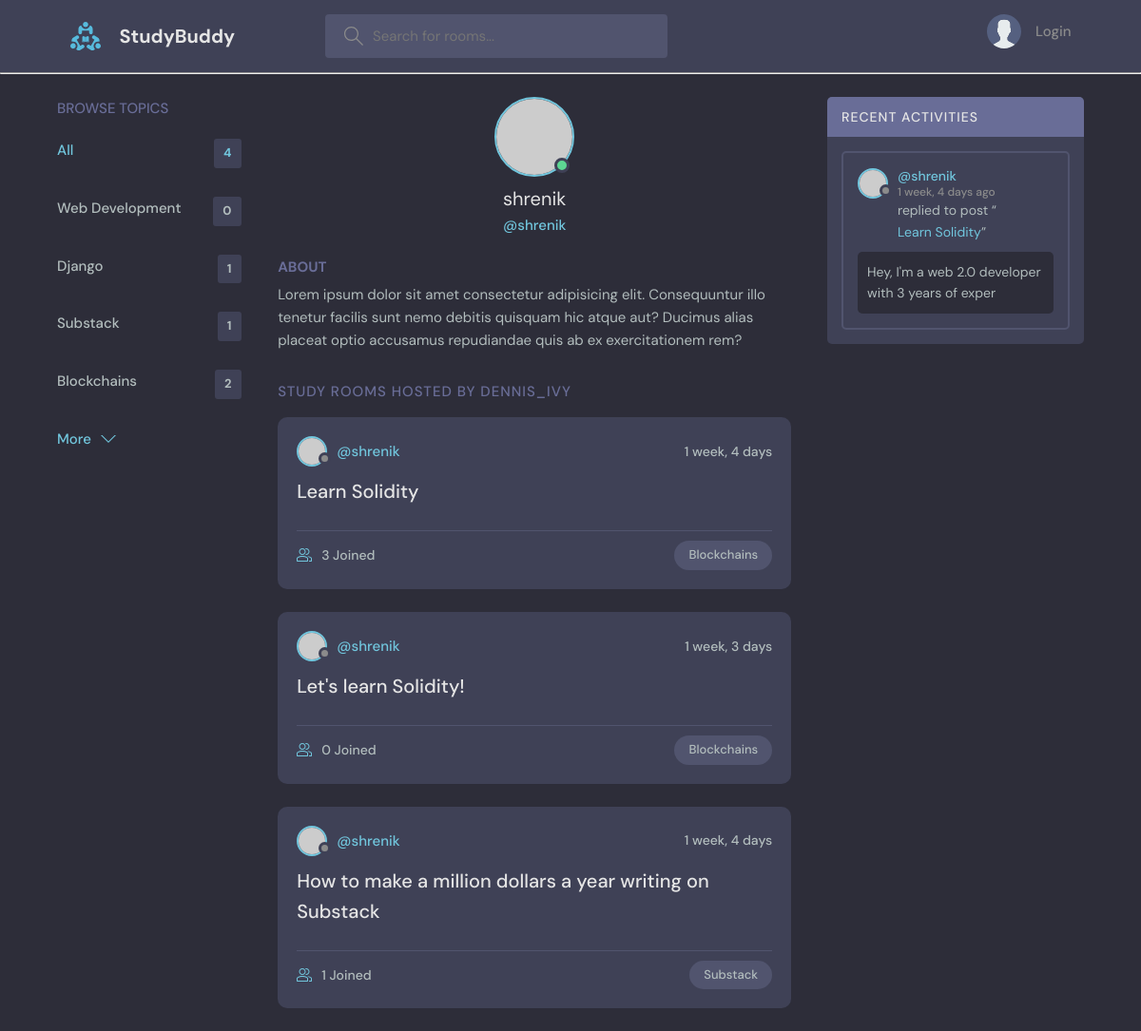
/profile/1/, run on an earlier commit of the app's database.
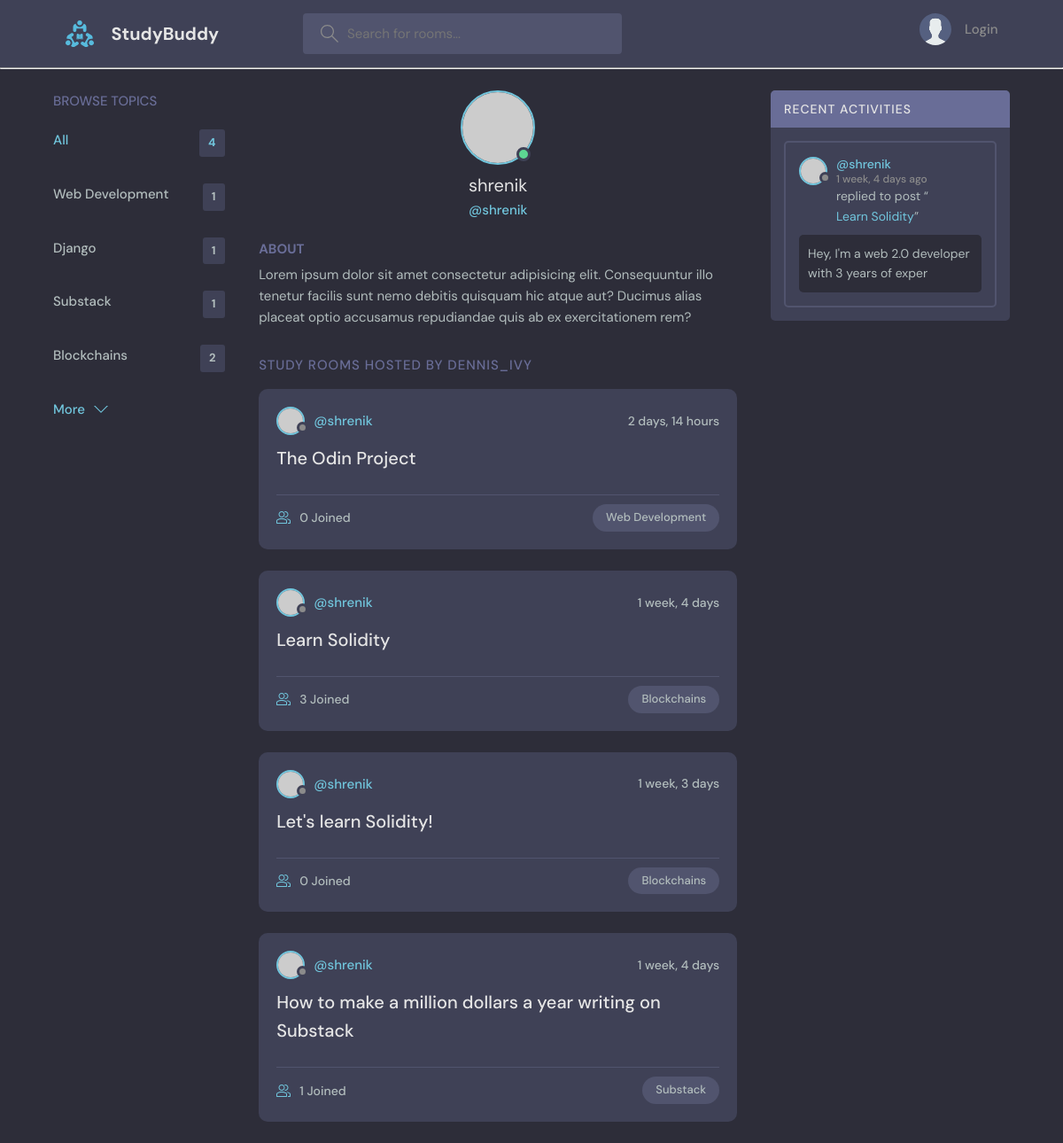
And on a later commit of the database.
### base/models.py (models this page shows, shortened)
class Topic(models.Model):
    name = models.CharField(max_length=200)

class Room(models.Model):
    host  = models.ForeignKey(User, on_delete=models.SET_NULL, null=True)
    topic = models.ForeignKey("Topic", on_delete=models.SET_NULL, null=True) # Topic as a string since it's written below the Room class
    name = models.CharField(max_length=200)
    description = models.TextField(null=True, blank=True) # field can be blank
    participants = models.ManyToManyField(User, related_name = "participants", blank = True)
    updated = models.DateTimeField(auto_now=True) # take timestamp every time save is hit on the item
    created = models.DateTimeField(auto_now_add=True) # take timestamp when save is hit the first time i.e during creation
    class Meta:
        ordering = ["-updated", "-created"]
    def __str__(self):
        return self.name

class Message(models.Model):
    user = models.ForeignKey(User, on_delete=models.CASCADE)
    room = models.ForeignKey(Room, on_delete=models.CASCADE)
    body = models.TextField()
    updated = models.DateTimeField(auto_now=True)
    created = models.DateTimeField(auto_now_add=True)
    class Meta:
        ordering = ["-updated", "-created"]
    def __str__(self):
        message_preview = self.body[0:50]
        return message_preview

### base/views.py (the view)
# urls.py: path("profile/<str:pk>/", views.user_profile, name="user-profile"),
def user_profile(request, pk):
    user = User.objects.get(id=pk)
    rooms = user.room_set.all()
    room_messages = user.message_set.all()
    topics = Topic.objects.all()
    context = {"user": user, "rooms": rooms, "room_messages": room_messages, "topics": topics}
    return render(request, "base/profile.html", context)

### base/templates/base/profile.html (shortened to what this page needs)
{% extends "main.html" %}
{% block content %}
  <main class="profile-page layout layout--3">
    <div class="container">
      {% include "base/topics_component.html" %}
      <div class="roomList">
        <div class="profile">
          <div class="profile__avatar">
            <div class="avatar avatar--large active">
              <img src="https://randomuser.me/api/portraits/men/11.jpg" />
            </div>
          </div>
          <div class="profile__info">
            <h3>{{ user.username }}</h3>
            <p>@{{ user.username }}</p>
          </div>
          <div class="profile__about">
            <h3>About</h3>
            <p>
              Lorem ipsum dolor sit amet consectetur adipisicing elit. Consequuntur illo tenetur
              facilis sunt nemo debitis quisquam hic atque aut? Ducimus alias placeat optio
              accusamus repudiandae quis ab ex exercitationem rem?
            </p>
          </div>
        </div>
        <div class="roomList__header">
          <div>
            <h2>Study Rooms Hosted by dennis_ivy</a>
            </h2>
          </div>
        </div>
        {% include "base/feed_component.html" %}
      </div>
      {% include "base/activity_component.html" %}
    </div>
  </main>
{% endblock content %}

### base/templates/base/topics_component.html
<div class="topics">
    <div class="topics__header">
      <h2>Browse Topics</h2>
    </div>
    <ul class="topics__list">
      <li>
        <a href="{% url 'home' %}" class="active">All <span>{{topics.count}}</span></a>
      </li>
      {% for topic in topics %}
      <li>
        <a href="{% url 'home' %}?q={{topic.name}}">{{topic.name}} <span>{{topic.room_set.all.count}}</span></a>
      </li>
      {% endfor %}
    </ul>
    <a class="btn btn--link" href="topics.html">
      More
      <svg version="1.1" xmlns="http://www.w3.org/2000/svg" width="32" height="32" viewBox="0 0 32 32">
        <title>chevron-down</title>
        <path d="M16 21l-13-13h-3l16 16 16-16h-3l-13 13z"></path>
      </svg>
    </a>
  </div>

### base/templates/base/feed_component.html (shortened to what this page needs)
{% for room in rooms %}
<div class="roomListRoom">
    <div class="roomListRoom__header">
      <a href="{% url 'user-profile' room.host.id %}" class="roomListRoom__author">
        <div class="avatar avatar--small">
          <img src="https://randomuser.me/api/portraits/women/11.jpg" />
        </div>
        <span>@{{room.host.username}}</span>
      </a>
      <div class="roomListRoom__actions">
        <span>{{ room.created | timesince }}</span>
      </div>
    </div>
    <div class="roomListRoom__content">
      <a href="{% url 'room' room.id %} ">{{ room.name }}</a>
    </div>
    <div class="roomListRoom__meta">
      <a href="{% url 'room' room.id %}" class="roomListRoom__joined">
        {{room.participants.all.count}} Joined
      </a>
      <p class="roomListRoom__topic">{{room.topic.name}}</p>
    </div>
  </div>
{% endfor %}

### base/templates/base/activity_component.html (shortened to what this page needs)
<div class="activities">
    <div class="activities__header">
      <h2>Recent Activities</h2>
    </div>
    {% for message in room_messages %}
    <div class="activities__box">
      <div class="activities__boxHeader roomListRoom__header">
        <a href="{% url 'user-profile' message.user.id %}" class="roomListRoom__author">
          <div class="avatar avatar--small">
            <img src="https://randomuser.me/api/portraits/women/11.jpg" />
          </div>
          <p>
            @{{ message.user }}
            <span>{{ message.created | timesince }} ago</span>
          </p>
        </a>
      </div>
      <div class="activities__boxContent">
        <p>replied to post “<a href="{% url 'room' message.room.id %}">{{ message.room}}</a>”</p>
        <div class="activities__boxRoomContent">
          {{ message}}
        </div>
      </div>
    </div>
    {% endfor %}
  </div>

What changed in the data, as far as the page shows it:
computed for Topic "Web Development": room_set.all.count "0" → "1"
added Room: host.username "shrenik", created "2 days, 14 hours", name "The Odin Project", participants.all.count "0", topic.name "Web Development"
